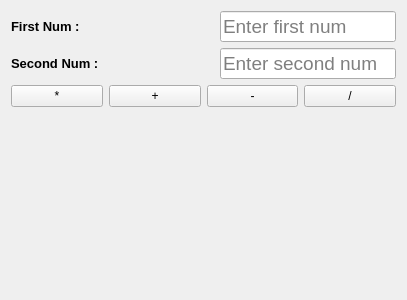
<?xml version="1.0" encoding="UTF-8"?>
<ui version="4.0">
 <class>Form</class>
 <widget class="QWidget" name="Form">
  <property name="geometry">
   <rect>
    <x>0</x>
    <y>0</y>
    <width>407</width>
    <height>300</height>
   </rect>
  </property>
  <property name="windowTitle">
   <string>Form</string>
  </property>
  <layout class="QVBoxLayout" name="verticalLayout">
   <item>
    <layout class="QHBoxLayout" name="horizontalLayout">
     <item>
      <widget class="QLabel" name="label_first_num">
       <property name="font">
        <font>
         <pointsize>10</pointsize>
         <weight>75</weight>
         <bold>true</bold>
        </font>
       </property>
       <property name="text">
        <string>First Num :</string>
       </property>
      </widget>
     </item>
     <item>
      <spacer name="horizontalSpacer">
       <property name="orientation">
        <enum>Qt::Horizontal</enum>
       </property>
       <property name="sizeHint" stdset="0">
        <size>
         <width>40</width>
         <height>20</height>
        </size>
       </property>
      </spacer>
     </item>
     <item>
      <widget class="QLineEdit" name="lineEdit_first_num">
       <property name="font">
        <font>
         <pointsize>14</pointsize>
        </font>
       </property>
       <property name="placeholderText">
        <string>Enter first num</string>
       </property>
      </widget>
     </item>
    </layout>
   </item>
   <item>
    <layout class="QHBoxLayout" name="horizontalLayout_2">
     <item>
      <widget class="QLabel" name="label_second_num">
       <property name="font">
        <font>
         <pointsize>10</pointsize>
         <weight>75</weight>
         <bold>true</bold>
        </font>
       </property>
       <property name="text">
        <string>Second Num :</string>
       </property>
      </widget>
     </item>
     <item>
      <spacer name="horizontalSpacer_2">
       <property name="orientation">
        <enum>Qt::Horizontal</enum>
       </property>
       <property name="sizeHint" stdset="0">
        <size>
         <width>40</width>
         <height>20</height>
        </size>
       </property>
      </spacer>
     </item>
     <item>
      <widget class="QLineEdit" name="lineEdit_second_num">
       <property name="font">
        <font>
         <pointsize>14</pointsize>
        </font>
       </property>
       <property name="placeholderText">
        <string>Enter second num</string>
       </property>
      </widget>
     </item>
    </layout>
   </item>
   <item>
    <layout class="QHBoxLayout" name="horizontalLayout_3">
     <item>
      <widget class="QPushButton" name="pushButton_mul">
       <property name="text">
        <string>*</string>
       </property>
      </widget>
     </item>
     <item>
      <widget class="QPushButton" name="pushButton_add">
       <property name="text">
        <string>+</string>
       </property>
      </widget>
     </item>
     <item>
      <widget class="QPushButton" name="pushButton_minus">
       <property name="text">
        <string>-</string>
       </property>
      </widget>
     </item>
     <item>
      <widget class="QPushButton" name="pushButton_dvide">
       <property name="text">
        <string>/</string>
       </property>
      </widget>
     </item>
    </layout>
   </item>
   <item>
    <widget class="QLabel" name="label">
     <property name="font">
      <font>
       <pointsize>14</pointsize>
      </font>
     </property>
     <property name="styleSheet">
      <string notr="true">QLabel
{
color : green
}</string>
     </property>
     <property name="text">
      <string/>
     </property>
    </widget>
   </item>
  </layout>
 </widget>
 <resources/>
 <connections/>
</ui>
